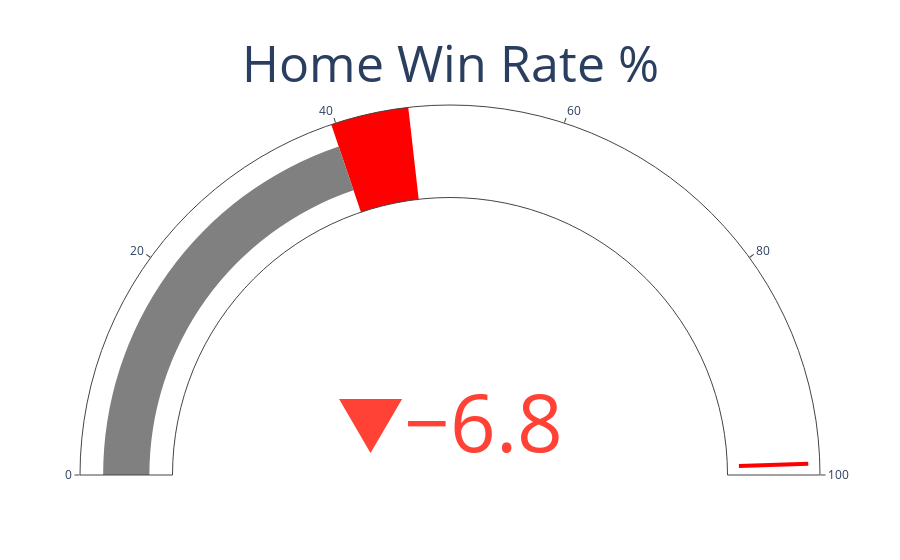

Here is the notebook cell this chart was saved with:
### Code cell
gauge_chart(title='Home Win Rate %', 
            value=39.6, 
            reference=46.4, 
            max_range=100, 
            min_range= 0, 
            file_name='home_win_rate%')

### Figure 1 — Plotly figure (JSON) as saved in the notebook; plotly's stock layout.template omitted (floating-point values rounded to 4 significant figures)
{"data": [{"delta": {"reference": 46.4}, "domain": {"x": [0, 1], "y": [0, 1]}, "gauge": {"axis": {"range": [0, 100]}, "bar": {"color": "gray"}, "steps": [{"color": "red", "range": [39.6, 46.4]}], "threshold": {"line": {"color": "red", "width": 4}, "thickness": 0.75, "value": 99}}, "mode": "gauge+delta", "title": {"font": {"size": 50}, "text": "Home Win Rate %"}, "type": "indicator", "value": 39.6}], "layout": {}}
